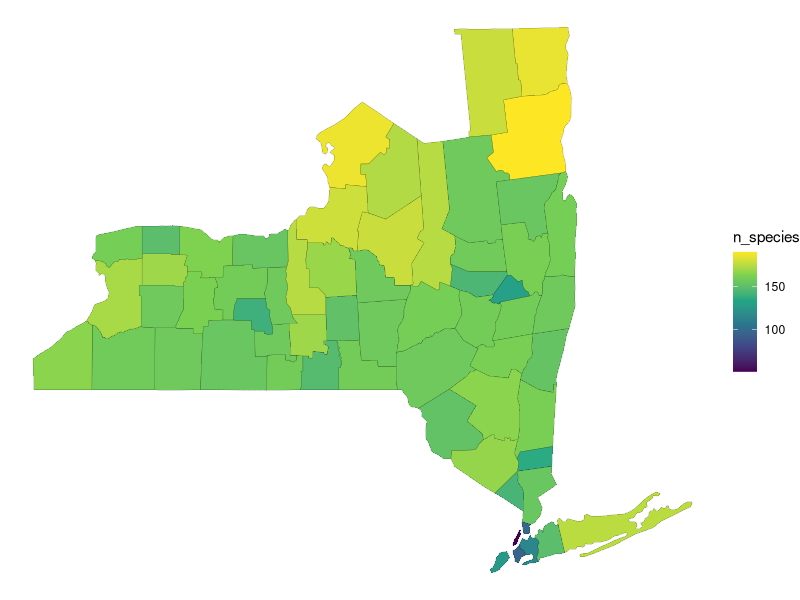
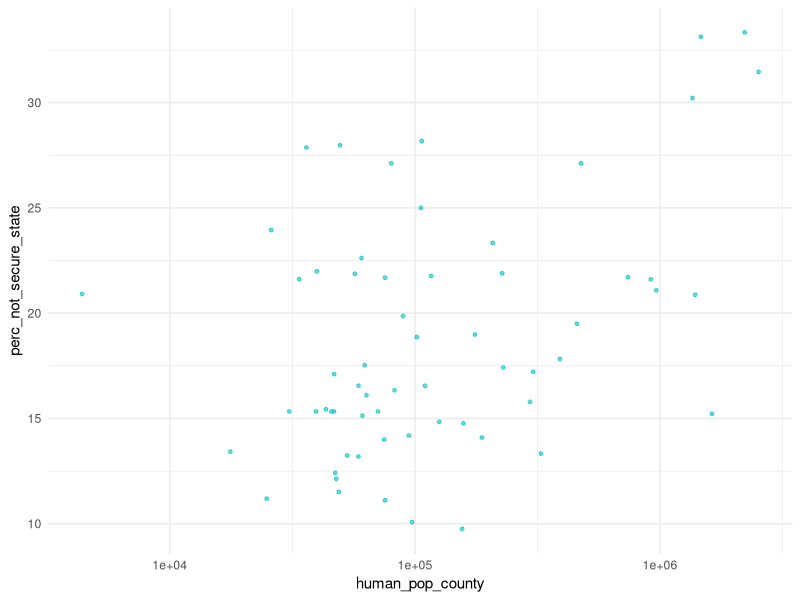
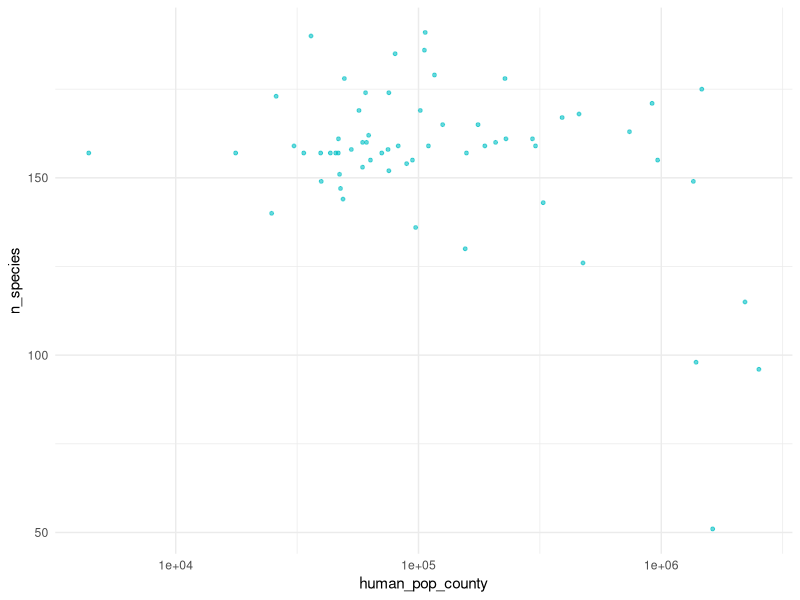
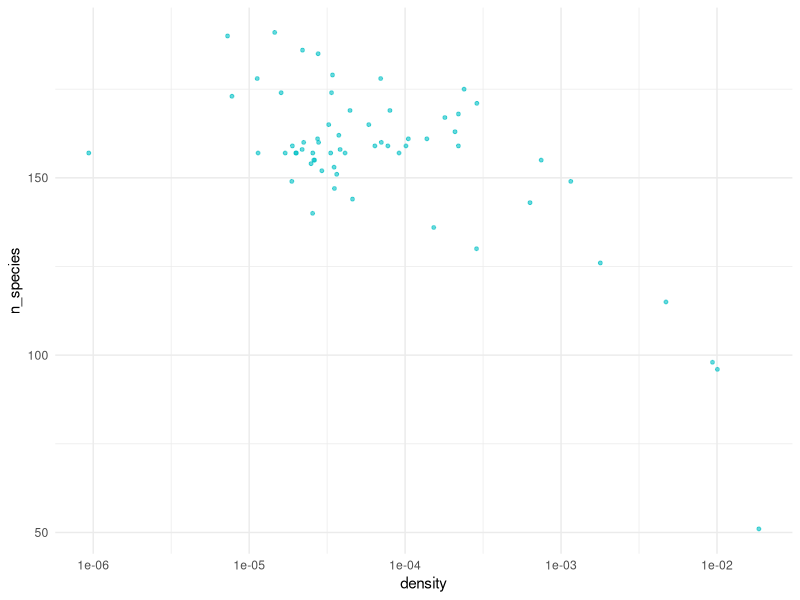
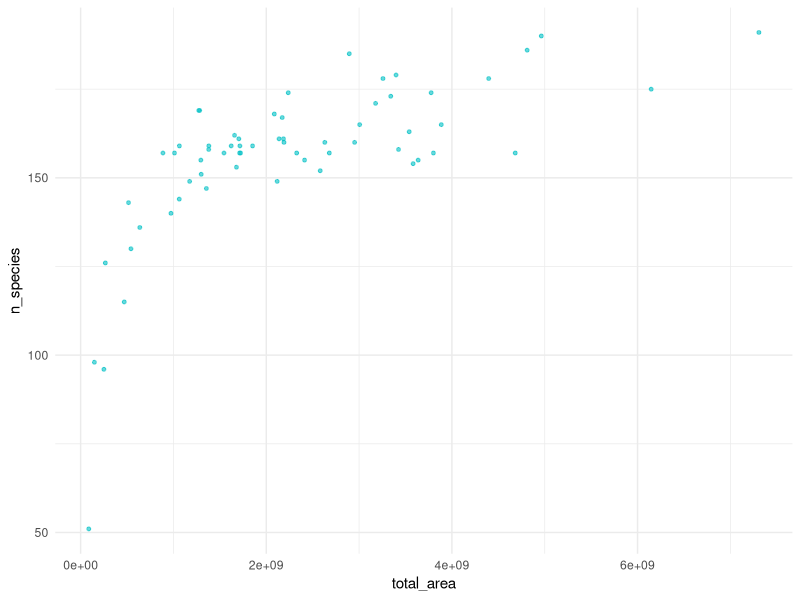
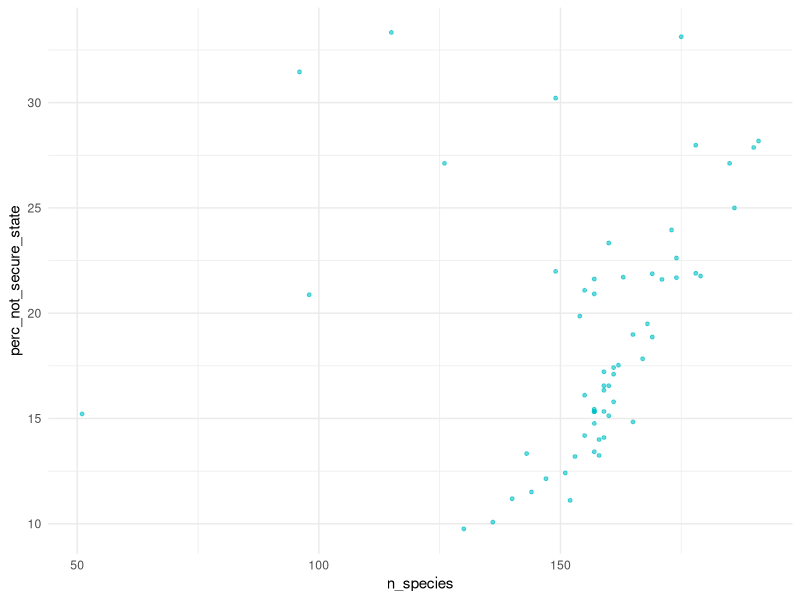

Generate these figures, in order, with R:
## ---- chunk 1
library("readr")
library("dplyr")
library("tidyr")
library("stringr")
## ---- chunk 2
# Contains names of plants and animals, as well as endangerment status, in NY at the county level
#biodiversity = read_csv("./data/Biodiversity.csv")

#https://data.ny.gov/api/views/6x7f-k6wi/rows.csv?accessType=DOWNLOAD&sorting=true
#biodiversity = read_csv("./data/Biodiversity_Animals_Plants.csv")

#https://data.ny.gov/api/views/4asw-6tmc/rows.csv?accessType=DOWNLOAD&sorting=true
biodiversity = read_csv("./data/Biodiversity_Birds.csv")

# Contains estimations for human populations and growth rate in each NY county
countyPop = read_csv("./data/NYCounties.csv")

# Contains estimated land mass of NY counties from 2010
# Areas are in square miles
countyArea = read_csv("./data/NYCountyArea.csv")
## ---- chunk 3
# Clean county population dataset
countyPop = countyPop %>% 
  extract(CTYNAME, into = "county", regex = "(.*)(?= County)") %>% 
  rename(human_pop_county = pop2021, human_growth_rate = GrowthRate)

# Clean county areas dataset
countyArea = countyArea %>% 
  select(BASENAME, AREALAND, AREAWATER) %>% 
  rename(county = BASENAME,
         land_area = AREALAND,
         water_area = AREAWATER)

# Change spaces into underscores and make lowercase for biodiversity column names
names(biodiversity) = gsub(" ", "_", tolower(names(biodiversity)))

# Clean the biodiversity dataset and join with other datasets
biodiversity = biodiversity %>% 
  # Remove unwanted columns
  select(everything(), 
         -ny_listing_status, 
         -federal_listing_status, 
         -distribution_status, 
         -year_last_documented,
         -scientific_name) %>% 
  # Remove non-plant/animal entries as well as non-county entries
  filter(category != "Natural Community", 
         category != "not listed", 
         taxonomic_group != "Animal Assemblages",
         county %in% countyPop$county) %>% 
  left_join(countyPop, by = "county") %>% 
  left_join(countyArea, by = "county") %>% 
  # Create pop/mi^2
  mutate(pop_per_mi = human_pop_county / (land_area + water_area))
## ---- chunk 4
head(biodiversity)
## ---- chunk 5
biodiversity %>% group_by(category) %>% summarise(n = n_distinct(state_conservation_rank))
biodiversity %>% summarise(n = n_distinct(global_conservation_rank))
## ---- chunk 6
# Derive human population densities for each county
county <- full_join(countyArea, countyPop) %>%
  mutate(total_area = land_area + water_area,
         density = human_pop_county/total_area) %>%
  select(county, total_area, human_pop_county, density)

# Find number of species per county, join with dataset to to have pop density and number of species per county in one df
county_data <- biodiversity %>%
  group_by(county) %>%
  summarise(n_species = n()) %>%
  full_join(county, by="county")
## ---- chunk 7
# Derive number of species for each taxonomic group
species_by_subgroup <- biodiversity %>%
  group_by(taxonomic_subgroup) %>%
  summarise(unique_species = unique(common_name)) %>%
  group_by(taxonomic_subgroup) %>%
  summarise(n_species = n())

subgroups_ordered <- species_by_subgroup %>%
  arrange(n_species)
species_factored <- species_by_subgroup %>%
  mutate(taxonomic_subgroup = factor(taxonomic_subgroup, levels = subgroups_ordered$taxonomic_subgroup))

individuals_per_subgroup = biodiversity %>% 
  #select(county, taxonomic_subgroup) %>% 
  count(county, taxonomic_subgroup) %>% 
  group_by(taxonomic_subgroup) %>% 
  summarize(full_count = sum(n))
## ---- chunk 8
# Convert state and global status ranks into 'secure' 'not_secure' and 'NA'
biodiversity_security <- biodiversity %>%
  mutate(state_security = case_when(
    state_conservation_rank %in% c("S3S4B") ~ "secure",
    state_conservation_rank %in% c("SH", "SX", "S2S3B", "S2?B", "S3?B", "S2?", "S3?", "S1N", "S1?", "S3,SNRN", "SHB,S1N") ~ "not_secure",
    state_conservation_rank %in% c("SNA", "SU", "SNRN") ~ "NA", 
    str_detect(state_conservation_rank, "^S[123]B") | str_detect(state_conservation_rank, "^S[:digit:]S[123]") | str_detect(state_conservation_rank, "^S[123]$") ~ "not_secure",
    str_detect(state_conservation_rank, "^S[45]B") | str_detect(state_conservation_rank, "^S[:digit:]S[45]") | str_detect(state_conservation_rank, "^S[45]$") ~ "secure"
  ),
  global_security = case_when(str_detect(global_conservation_rank, "^G[:digit:]G[45]") | str_detect(global_conservation_rank, "^G[45]T") | str_detect(global_conservation_rank, "^G[45]\\??$") | str_detect(global_conservation_rank, "^G[45]Q") | str_detect(global_conservation_rank, "^G[45]\\?T") ~ "secure",
                              str_detect(global_conservation_rank, "^G[:digit:]G[123]") | str_detect(global_conservation_rank, "^G[123]T") | str_detect(global_conservation_rank, "^G[123HX]\\??$") | str_detect(global_conservation_rank, "^G[123]\\??Q") ~ "not_secure",
                              global_conservation_rank %in% c("GU", "GNA", "GNR", "GUT1Q", "GNRTNR") ~ "NA"
  ))

# Remove any sub-species that have NAs for a conservation rank
biodiversity_security <- biodiversity_security %>% 
  drop_na()

# Summarise by county and do math to get % not secure for each county
county_security <- biodiversity_security %>%
  group_by(county) %>%
  summarise(state_secure = length(which(state_security == "secure")),
            state_not_secure = length(which(state_security == "not_secure")), 
            global_secure = length(which(global_security == "secure")),
            global_not_secure = length(which(global_security == "not_secure")), 
            total_state = state_not_secure + state_secure,
            total_global = global_not_secure + global_secure,
            perc_not_secure_state = state_not_secure/total_state * 100,
            perc_not_secure_global = global_not_secure/total_global *100
            )


counties_derived <- full_join(county_data, county_security) %>%
  select(-state_secure, -state_not_secure, -global_secure, -global_not_secure, -total_state, -total_global)
## ---- chunk 9
# Contains the number of each taxonomic group that occurs in each county
# changed taxnomic group to taxnomic subgroup -- Caitlin
# Also contains the security and population of the county
counties_taxonomic = 
  biodiversity %>% 
  select(county, taxonomic_subgroup) %>% 
  count(county, taxonomic_subgroup) %>% 
  pivot_wider(names_from = taxonomic_subgroup, values_from = n) %>% 
  #replace(is.na(.), 0) %>% 
  right_join(counties_derived, by = "county") %>%
  rename(All = n_species) %>%
  select(county, All, 2:40, perc_not_secure_state) %>% 
  pivot_longer(2:41, names_to = "taxonomic_subgroup", values_to = "n") %>% 
  drop_na() %>% 
  mutate(n = as.integer(n))

#%>% 
  #pivot_longer(c(perc_not_secure_state, perc_not_secure_global), names_to = "level", values_to = "perc_secure")
## ---- chunk 10
# Summarise by county and do math to get % not secure for each county
taxonomic_security <- biodiversity_security %>%
  group_by(county, taxonomic_subgroup) %>%
  summarize(state_secure = length(which(state_security == "secure")),
            state_not_secure = length(which(state_security == "not_secure")), 
            total_state = state_not_secure + state_secure,
            perc_not_secure_state = state_not_secure/total_state * 100
  ) %>% 
  select(county, taxonomic_subgroup, perc_not_secure_state) %>% 
  rename(subgroup_secure = taxonomic_subgroup) %>%
  # Remove NaN values caused from division by zero
  mutate_at(vars(perc_not_secure_state), ~replace(., is.nan(.), 0))

all_security = counties_derived %>% 
  select(county, perc_not_secure_state) %>% 
  mutate(subgroup_secure = "All")

taxonomic_security = rbind(taxonomic_security, all_security)

wanted_list = c("All", "Wood-Warblers", "Ducks, Geese, Waterfowl", "Gulls, Terns, Plovers, Shorebirds", "Hawks, Falcons, Eagles, Vultures", "Sparrows and Towhees", "Herons, Bitterns, Egrets, Pelicans", "Flycatchers", "Woodpeckers", "Blackbirds and Orioles", "Finches and Crossbills", "Owls", "Rails, Coots and Cranes")

taxonomic_security = counties_taxonomic %>% 
  select(-perc_not_secure_state) %>% 
  left_join(taxonomic_security, by = "county") %>% 
  filter(taxonomic_subgroup == subgroup_secure) %>% 
  #pivot_longer(c(perc_not_secure_state, perc_not_secure_global), names_to = "level", values_to = "perc_not_secure") %>% 
  filter(taxonomic_subgroup %in% wanted_list)
## ---- chunk 11
# write two main datasets to csv files
write_csv(counties_derived, "./data/counties_derived.csv")

write_csv(biodiversity, "./data/biodiversity_derived.csv")

write_csv(counties_taxonomic, "./data/counties_taxonomic.csv")

write_csv(taxonomic_security, "./data/taxonomic_security.csv")

write_csv(species_factored, "./data/species_by_subgroup.csv")
## ---- chunk 12
# I followed this tutorial: https://www.r-bloggers.com/2017/10/county-level-choropleth-in-plotly-and-r/

library("ggplot2")

counties_nspecies = counties_derived %>% 
  select(county, n_species) %>% 
  mutate(county = tolower(county)) %>% 
  rename(subregion = county)

choropleth = map_data("county") %>% 
  filter(region == "new york") %>% 
  inner_join(counties_nspecies, by = "subregion")

ggplot(choropleth, aes(long, lat, group = subregion)) +
  geom_polygon(aes(fill = n_species), colour = alpha("black", 1/2), size = 0.1)  +
  scale_fill_viridis_c() +
  theme_void()
## ---- chunk 13
ggplot(counties_derived, aes(x = human_pop_county, y = perc_not_secure_state)) + 
    scale_x_log10() +
    #geom_jitter(color = "#00BFC4", alpha = 0.6, size = 1, width = 0.3) +
    geom_point(color = "#00BFC4", alpha = 0.6, size = 1) +
    theme_minimal() +
    theme(legend.position = "none")

ggplot(counties_derived, aes(x = human_pop_county, y = n_species)) + 
    scale_x_log10() +
    geom_point(color = "#00BFC4", alpha = 0.6, size = 1) +
    theme_minimal() +
    theme(legend.position = "none")

ggplot(counties_derived, aes(x = density, y = n_species)) + 
    scale_x_log10() +
    geom_point(color = "#00BFC4", alpha = 0.6, size = 1) +
    theme_minimal() +
    theme(legend.position = "none")

ggplot(counties_derived, aes(x = total_area, y = n_species)) + 
    geom_point(color = "#00BFC4", alpha = 0.6, size = 1) +
    theme_minimal() +
    theme(legend.position = "none")

ggplot(counties_derived, aes(x = n_species, y = perc_not_secure_state)) + 
    geom_point(color = "#00BFC4", alpha = 0.6, size = 1) +
    theme_minimal() +
    theme(legend.position = "none")
## ---- chunk 14
counties_nameless = counties_derived %>% 
  select(-county)

# Note that density = human_pop_county / total_area
model = lm(perc_not_secure_state ~ ., data = counties_nameless)
summary(model)
